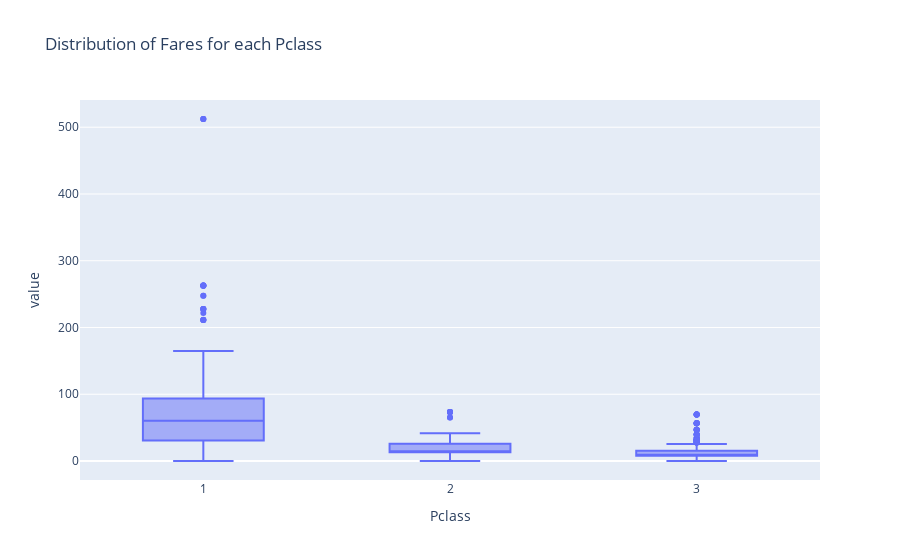

Write notebook code for a chart like this one.
### Code cell
fig = px.box(pivot_df,title = "Distribution of Fares for each Pclass")
fig.show()

### Figure 1 — Plotly figure (JSON) as saved in the notebook; plotly's stock layout.template omitted (floating-point values rounded to 4 significant figures; data arrays with more than 128 entries replaced by an {"elided": "..."} marker saying what was removed)
{"data": [{"alignmentgroup": "True", "hovertemplate": "Pclass=%{x}<br>value=%{y}<extra></extra>", "legendgroup": "", "marker": {"color": "#636efa"}, "name": "", "notched": false, "offsetgroup": "", "orientation": "v", "showlegend": false, "type": "box", "x": {"elided": "2673 str values"}, "x0": " ", "xaxis": "x", "y": {"elided": "2673 float values"}, "y0": " ", "yaxis": "y"}], "layout": {"boxmode": "group", "legend": {"tracegroupgap": 0}, "title": {"text": "Distribution of Fares for each Pclass"}, "xaxis": {"anchor": "y", "domain": [0, 1], "title": {"text": "Pclass"}}, "yaxis": {"anchor": "x", "domain": [0, 1], "title": {"text": "value"}}}}
